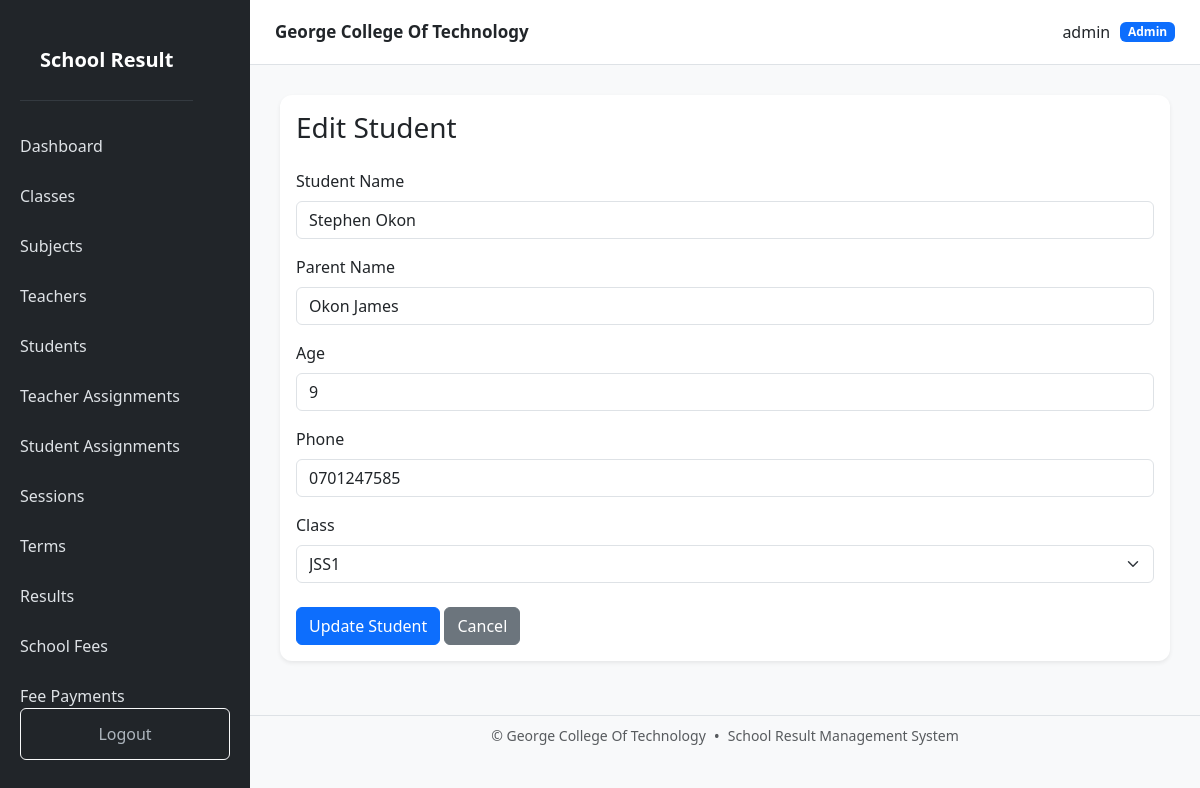
Page /students/1/edit (signed in) on the committed database.
### models.py (models this page shows, shortened)
class User(UserMixin, db.Model):
    __tablename__ = "users"
    id = db.Column(
        db.Integer,
        primary_key=True
    )
    username = db.Column(
        db.String(100),
        unique=True,
        nullable=False
    )
    password_hash = db.Column(
        db.String(255),
        nullable=False
    )
    role = db.Column(
        db.String(20),
        nullable=False,
        default="student"
    )
    is_active = db.Column(
        db.Boolean,
        default=True
    )
    teacher = db.relationship(
        "Teacher",
        back_populates="user",
        uselist=False
    )
    student = db.relationship(
        "Student",
        back_populates="user",
        uselist=False
    )

class Student(db.Model):
    __tablename__ = "students"
    id = db.Column(
        db.Integer,
        primary_key=True
    )
    user_id = db.Column(
        db.Integer,
        db.ForeignKey("users.id"),
        unique=True,
        nullable=False
    )
    name = db.Column(
        db.String(150),
        nullable=False
    )
    parent_name = db.Column(
        db.String(150)
    )
    age = db.Column(
        db.Integer
    )
    phone = db.Column(
        db.String(30)
    )
    classroom_id = db.Column(
        db.Integer,
        db.ForeignKey("classrooms.id"),
        nullable=True
    )
    is_active = db.Column(
        db.Boolean,
        default=True
    )
    user = db.relationship(
        "User",
        back_populates="student"
    )
    classroom = db.relationship(
        "Classroom",
        back_populates="students"
    )
    results = db.relationship(
        "Result",
        back_populates="student",
        cascade="all, delete-orphan"
    )

class Classroom(db.Model):
    __tablename__ = "classrooms"
    id = db.Column(
        db.Integer,
        primary_key=True
    )
    name = db.Column(
        db.String(100),
        unique=True,
        nullable=False
    )
    created_at = db.Column(
        db.DateTime,
        server_default=db.func.now()
    )
    students = db.relationship(
        "Student",
        back_populates="classroom"
    )
    teacher_assignments = db.relationship(
        "TeacherAssignment",
        back_populates="classroom",
        cascade="all, delete-orphan"
    )
    results = db.relationship(
        "Result",
        back_populates="classroom"
    )

### routes/student.py (the view, shortened to what this page needs)
@student.route(
    "/<int:id>/edit",
    methods=["GET", "POST"]
)
@login_required
def edit_student(id):
    student_obj = db.get_or_404(
        Student,
        id
    )
    classrooms = Classroom.query.order_by(
        Classroom.name
    ).all()
    return render_template(
        "student/edit.html",
        student=student_obj,
        classrooms=classrooms
    )

### templates/student/edit.html (shortened to what this page needs)
{% extends "base.html" %}
{% block content %}
<div class="card shadow-sm">
    <div class="card-body">
        <h3 class="mb-4">
            Edit Student
        </h3>
        <form method="POST">
            <div class="mb-3">
                <label class="form-label">
                    Student Name
                </label>
                <input
                    type="text"
                    name="name"
                    class="form-control"
                    value="{{ student.name }}"
                    required
                >
            </div>
            <div class="mb-3">
                <label class="form-label">
                    Parent Name
                </label>
                <input
                    type="text"
                    name="parent_name"
                    class="form-control"
                    value="{{ student.parent_name or '' }}"
                >
            </div>
            <div class="mb-3">
                <label class="form-label">
                    Age
                </label>
                <input
                    type="number"
                    name="age"
                    class="form-control"
                    value="{{ student.age or '' }}"
                >
            </div>
            <div class="mb-3">
                <label class="form-label">
                    Phone
                </label>
                <input
                    type="text"
                    name="phone"
                    class="form-control"
                    value="{{ student.phone or '' }}"
                >
            </div>
            <div class="mb-4">
                <label class="form-label">
                    Class
                </label>
                <select
                    name="classroom_id"
                    class="form-select"
                >
                    {% for classroom in classrooms %}
                    <option
                        value="{{ classroom.id }}"
                        {% if student.classroom_id == classroom.id %}
                        selected
                        {% endif %}
                    >
                        {{ classroom.name }}
                    </option>
                    {% endfor %}
                </select>
            </div>
            <button class="btn btn-primary">
                Update Student
            </button>
            <a
                href="{{ url_for('student.list_students') }}"
                class="btn btn-secondary"
            >
                Cancel
            </a>
        </form>
    </div>
</div>
{% endblock %}

### templates/base.html (shortened to what this page needs)
<!DOCTYPE html>
<html lang="en">
<head>
    <link
        href="https://cdn.jsdelivr.net/npm/bootstrap@5.3.3/dist/css/bootstrap.min.css"
        rel="stylesheet"
    >
    <link
        rel="stylesheet"
        href="{{ url_for('static', filename='css/style.css') }}"
    >
</head>
<body>
{% if current_user.is_authenticated %}
<div
    class="sidebar"
    id="sidebar"
>
    <div class="sidebar-header">
        <div class="brand">
            School Result
        </div>
    </div>
    {% if current_user.role == "admin" %}
        <a href="{{ url_for('dashboard.index') }}">
            Dashboard
        </a>
        <a href="{{ url_for('classroom.list_classrooms') }}">
            Classes
        </a>
        <a href="{{ url_for('subject.list_subjects') }}">
            Subjects
        </a>
        <a href="{{ url_for('teacher.list_teachers') }}">
            Teachers
        </a>
        <a href="{{ url_for('student.list_students') }}">
            Students
        </a>
        <a href="{{ url_for('assignment.list_assignments') }}">
            Teacher Assignments
        </a>
        <a href="{{ url_for('student.student_assignments') }}">
            Student Assignments
        </a>
        <a href="{{ url_for('session.list_sessions') }}">
            Sessions
        </a>
        <a href="{{ url_for('term.list_terms') }}">
            Terms
        </a>
        <a href="{{ url_for('result.list_results') }}">
            Results
        </a>
        <a href="{{ url_for('fee.school_fees') }}">
            School Fees
        </a>
        <a href="{{ url_for('payment.fee_payments') }}">
            Fee Payments
        </a>
    {% endif %}
    <div class="logout">
        <a
            href="{{ url_for('auth.logout') }}"
            class="btn btn-outline-light w-100"
        >
            Logout
        </a>
    </div>
</div>
<div class="main-content">
    <div class="page-wrapper">
        <div class="topbar">
            <strong class="topbar-title">
                George College Of Technology
            </strong>
            <div class="topbar-user">
                <span>
                    {{ current_user.username }}
                </span>
                <span class="badge bg-primary">
                    {{ current_user.role|capitalize }}
                </span>
            </div>
        </div>
        <main class="content">
            {% block content %}
            {% endblock %}
        </main>
        <footer
            class="no-print border-top bg-light mt-4 py-2"
        >
            <div
                class="container-fluid d-flex justify-content-center align-items-center flex-wrap gap-2"
            >
                <small class="text-muted">
                    &copy; {{ current_year }}
                    George College Of Technology
                </small>
                <span class="text-muted">
                    •
                </span>
                <small class="text-muted">
                    School Result Management System
                </small>
            </div>
        </footer>
    </div>
</div>
{% else %}
<!-- =========================================================
     PUBLIC / AUTH PAGES
========================================================= -->
{% block auth_content %}
{% endblock %}
{% endif %}
</body>
</html>

### static/css/style.css (style rules this page uses)
body { background: #f5f7fb; }
.sidebar { width: 250px; min-height: 100vh; background: #212529; position: fixed; left: 0; top: 0; bottom: 0; }
.brand { color: white; font-size: 22px; font-weight: bold; padding: 25px 20px; border-bottom: 1px solid #343a40; }
.sidebar a { display: block; color: #adb5bd; text-decoration: none; padding: 13px 20px; }
.logout { position: absolute; bottom: 20px; width: 100%; padding: 0 20px; }
.main-content { margin-left: 250px; min-height: 100vh; }
.topbar { background: white; padding: 18px 30px; border-bottom: 1px solid #ddd; display: flex; justify-content: space-between; }
.content { padding: 30px; }
.card { border: none; border-radius: 12px; }
body { margin: 0; background: #f8f9fa; }
.sidebar { position: fixed; top: 0; left: 0; width: 250px; height: 100vh; background: #212529; color: white; z-index: 1050; display: flex; flex-direction: column; overflow-y: auto; }
.sidebar-header { display: flex; align-items: center; justify-content: space-between; padding: 20px; }
.brand { font-size: 20px; font-weight: bold; }
.sidebar > a { display: block; color: #dee2e6; text-decoration: none; padding: 13px 20px; transition: 0.2s; }
.logout { margin-top: auto; padding: 20px; }
.topbar { height: 65px; background: white; border-bottom: 1px solid #dee2e6; display: flex; align-items: center; justify-content: space-between; padding: 0 25px; position: sticky; top: 0; z-index: 1000; }
.topbar-title { font-size: 17px; }
.topbar-user { display: flex; align-items: center; gap: 10px; }

### rows in the picture
User: username "admin", role "Admin"
Student: name "Stephen Okon", parent_name "Okon James", age "9", phone "0701247585", classroom_id "JSS1"
